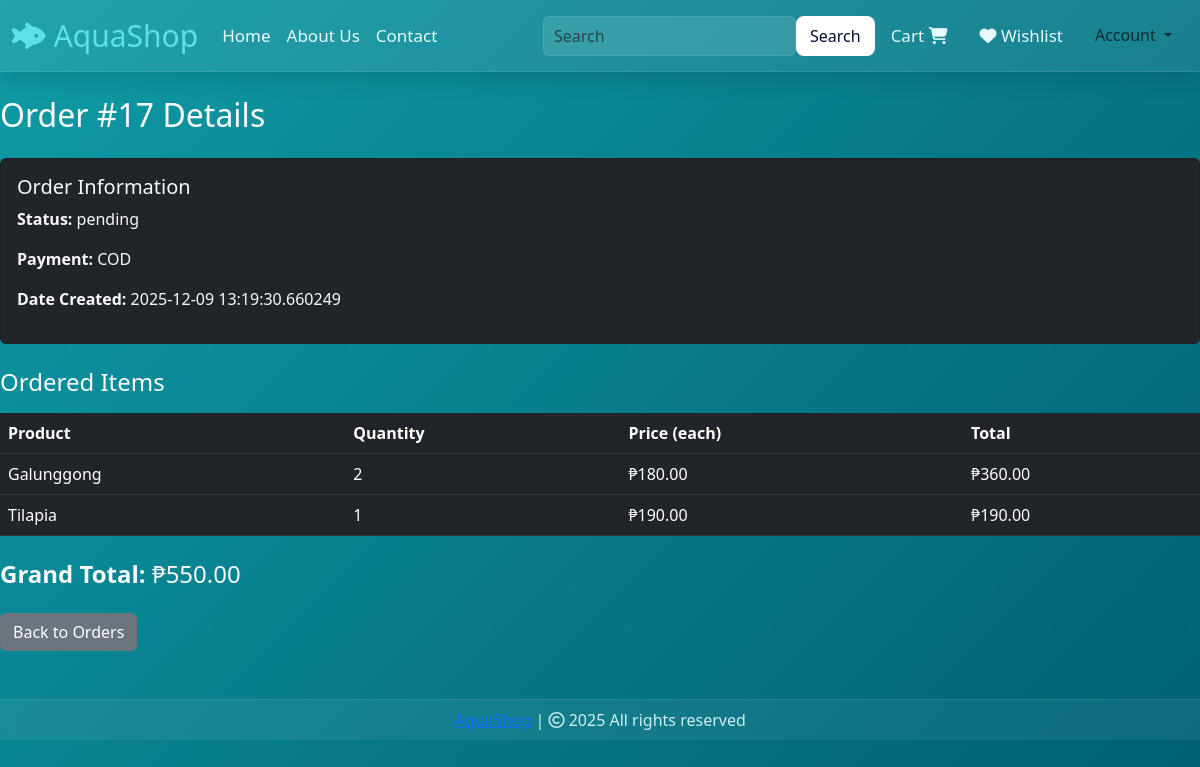
/order/17 (signed in), run on an earlier commit of the app's database.
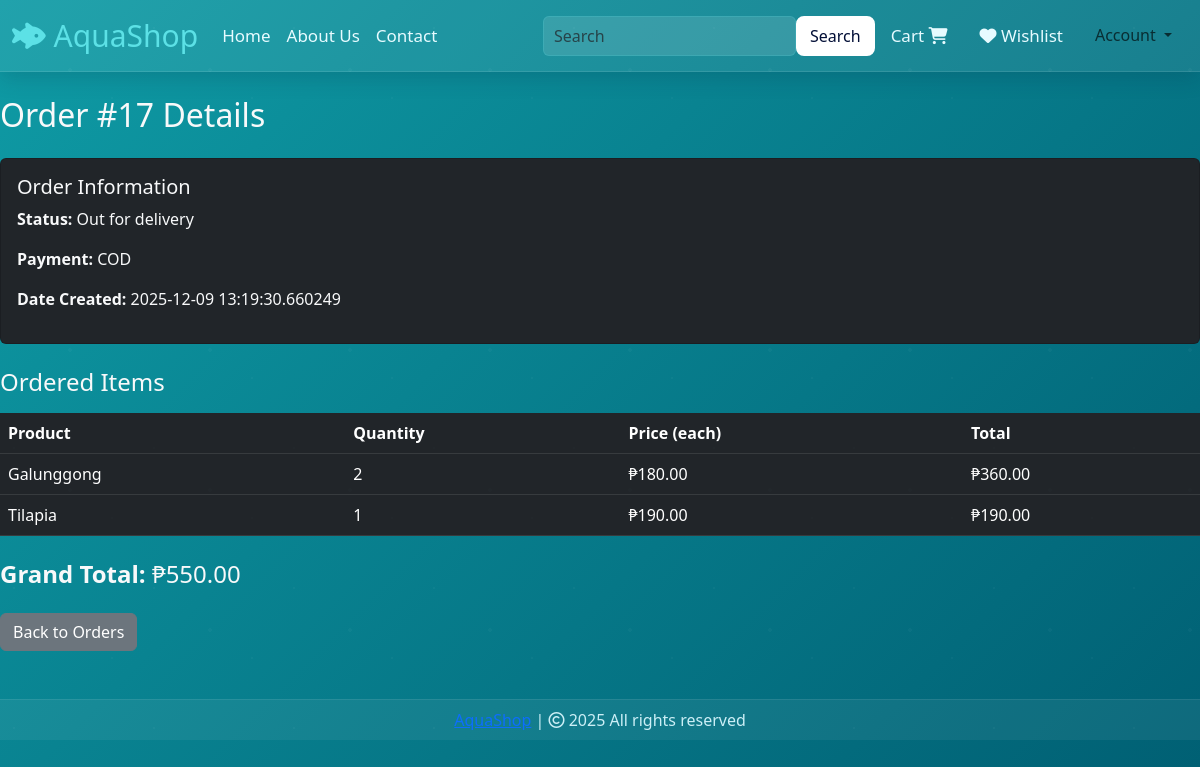
And on a later commit of the database.
### website/models.py (models this page shows, shortened)
class Order(db.Model):
    __tablename__ = 'orders'
    id = db.Column(db.Integer, primary_key=True)
    customer_id = db.Column(db.Integer, db.ForeignKey('customer.id'), nullable=False)
    total_price = db.Column(db.Float, nullable=False)
    payment_method = db.Column(db.String(50))
    status = db.Column(db.String(50), default="Pending")
    payment_reference = db.Column(db.String(200), nullable=True)
    date_created = db.Column(db.DateTime, default=datetime.utcnow)
    items = db.relationship("OrderItem", backref="order", lazy=True, cascade="all, delete-orphan")

### website/views.py (the view)
@views.route("/order/<int:order_id>")
@login_required
def order_details(order_id):
    order = Order.query.filter_by(
        id=order_id,
        customer_id=current_user.id
    ).first_or_404()
    items = OrderItem.query.filter_by(order_id=order_id).all()
    return render_template(
        "order_details.html",
        order=order,
        items=items
    )

### website/__init__.py (called while the page is built)
def create_app():
    app = Flask(__name__)
    app.config['SECRET_KEY'] = 'hbnwdvbn ajnbsjn ahe'
    app.config['SQLALCHEMY_DATABASE_URI'] = f'sqlite:///{DB_NAME}'
    db.init_app(app)
    @app.errorhandler(404)
    def page_not_found(error):
        return render_template('404.html')
    login_manager = LoginManager()
    login_manager.init_app(app)
    login_manager.login_view = 'auth.login'
    @login_manager.user_loader
    def load_user(id):
        return Customer.query.get(int(id))
    from .views import views
    from .auth import auth
    from .admin import admin
    from .models import Customer, Cart, Product, Order
    app.register_blueprint(views, url_prefix='/') # localhost:5000/about-us
    app.register_blueprint(auth, url_prefix='/') # localhost:5000/auth/change-password
    app.register_blueprint(admin, url_prefix='/')
    return app

### website/templates/order_details.html (shortened to what this page needs)
{% extends 'base.html' %}
{% block body %}
<h2 class="mt-4 mb-4 text-light">Order #{{ order.id }} Details</h2>
<div class="card bg-dark text-light mb-4">
    <div class="card-body">
        <h5>Order Information</h5>
        <p><strong>Status:</strong> {{ order.status }}</p>
        <p><strong>Payment:</strong> {{ order.payment_method }}</p>
        <p><strong>Date Created:</strong> {{ order.date_created }}</p>
    </div>
</div>
<h4 class="text-light">Ordered Items</h4>
<table class="table table-dark table-hover mt-3 mb-3">
    <thead>
        <tr>
            <th>Product</th>
            <th>Quantity</th>
            <th>Price (each)</th>
            <th>Total</th>
        </tr>
    </thead>
    <tbody>
        {% for item in items %}
        <tr>
            <td>{{ item.product.product_name }}</td>
            <td>{{ item.quantity }}</td>
            <td>₱{{ "%.2f"|format(item.price_each) }}</td>
            <td>₱{{ "%.2f"|format(item.quantity * item.price_each) }}</td>
        </tr>
        {% endfor %}
    </tbody>
</table>
<h4 class="text-light mt-4">
    <strong>Grand Total:</strong> ₱{{ "%.2f"|format(order.total_price) }}
</h4>
<a href="/orders" class="btn btn-secondary mt-3">Back to Orders</a>
{% endblock %}

What changed in the data, as far as the page shows it:
changed Order "COD": status "pending" → "Out for delivery"
